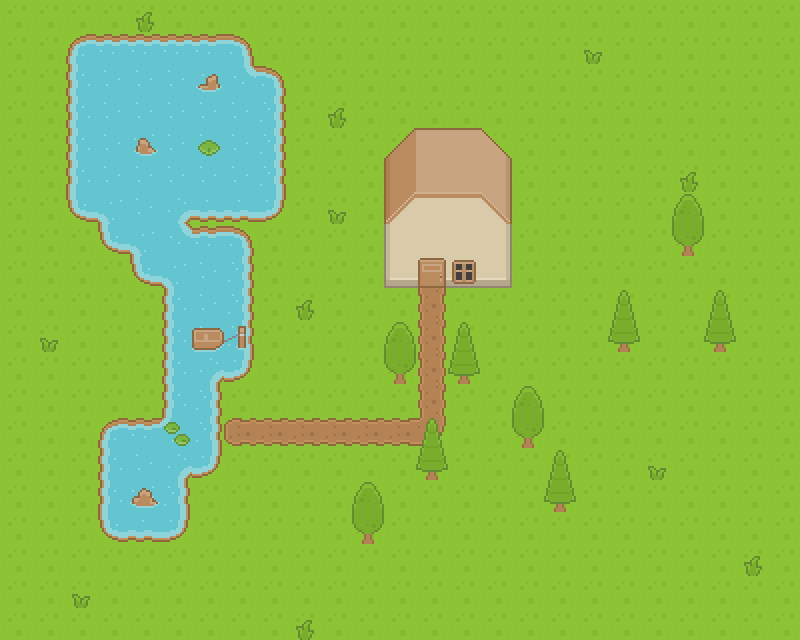

This game map was drawn from its Tiled (.tmx) file and the tilesets committed beside it. A one-line description and the trimmed map source follow:
An orthogonal 25x20 tile map with 32x32 px tiles, 6 tile layers (Base, Water, Road, Collision, ...) and 1 object.

<map version="1.0" orientation="orthogonal" renderorder="right-down" width="25" height="20" tilewidth="32" tileheight="32" nextobjectid="2">
 <tileset firstgid="1" name="roguelikeSheet_transparentx2" tilewidth="32" tileheight="32" spacing="2" tilecount="1767">
  <image source="../assets/maptiles/roguelikeSheet_transparentx2.png" width="1936" height="1052" />
 </tileset>
 <layer name="Base" width="25" height="20">
  <data>[500 cells, 500 non-empty, 2 distinct tile ids]</data>
 </layer>
 <layer name="Water" width="25" height="20">
  <properties>
   <property name="collidable" value="true" />
  </properties>
  <data>[500 cells, 75 non-empty, 13 distinct tile ids]</data>
 </layer>
 <layer name="Road" width="25" height="20">
  <data>[500 cells, 29 non-empty, 13 distinct tile ids]</data>
 </layer>
 <layer name="Collision" width="25" height="20">
  <properties>
   <property name="collidable" value="true" />
  </properties>
  <data>[500 cells, 24 non-empty, 8 distinct tile ids]</data>
 </layer>
 <layer name="Roof" width="25" height="20">
  <data>[500 cells, 10 non-empty, 8 distinct tile ids]</data>
 </layer>
 <objectgroup name="Sprite Layer" />
 <layer name="Super" width="25" height="20">
  <data>[500 cells, 13 non-empty, 5 distinct tile ids]</data>
 </layer>
 <objectgroup name="Sensors" visible="0">
  <properties>
   <property name="collidable" value="true" />
  </properties>
  <object id="1" x="416" y="256" width="32" height="32">
   <properties>
    <property name="go_to" value="{&quot;init&quot;, 5, 9}" />
    <property name="sensor" value="true" />
   </properties>
  </object>
 </objectgroup>
</map>